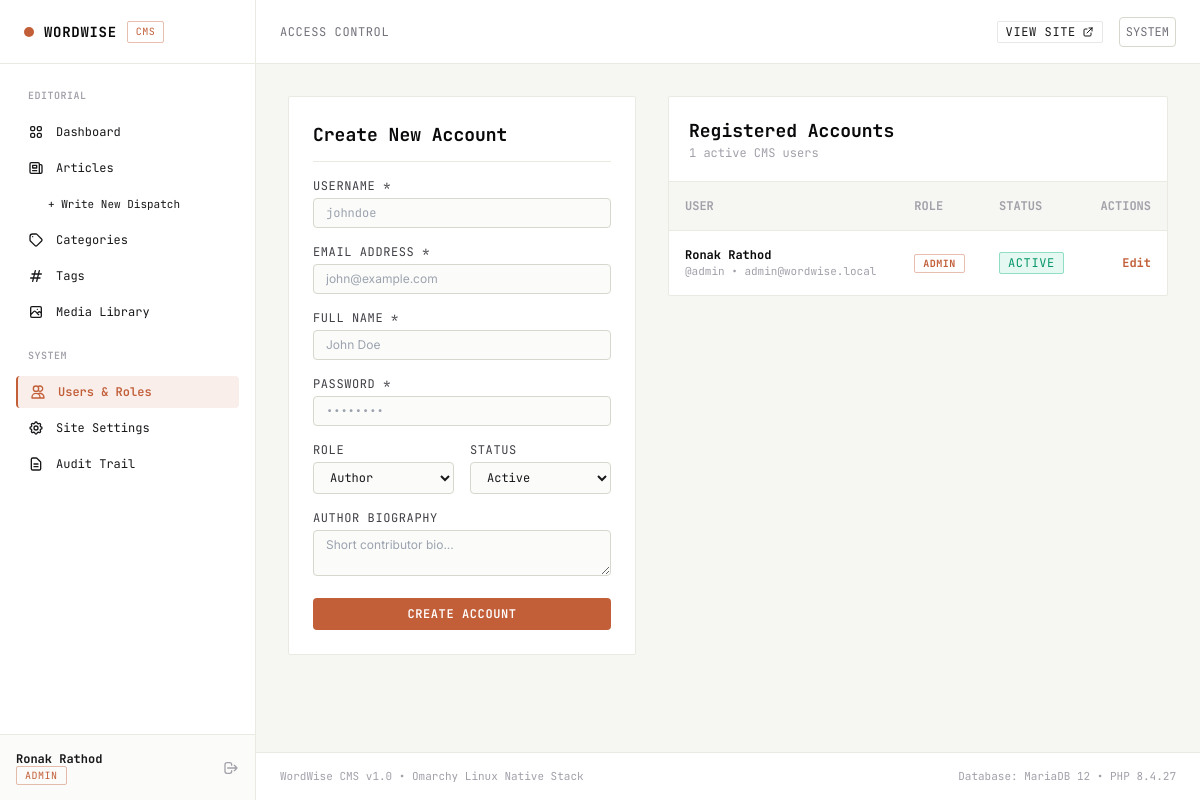
The page /admin/users.php (signed in) on the database its author committed.
### tables this page shows
CREATE TABLE `users` (
  `user_id` int(11) NOT NULL AUTO_INCREMENT,
  `username` varchar(50) NOT NULL,
  `email` varchar(100) NOT NULL,
  `email_verified_at` timestamp NULL DEFAULT NULL,
  `verification_token` varchar(100) DEFAULT NULL,
  `password_reset_token` varchar(100) DEFAULT NULL,
  `password_reset_expires_at` timestamp NULL DEFAULT NULL,
  `remember_token` varchar(100) DEFAULT NULL,
  `password` varchar(255) NOT NULL,
  `full_name` varchar(100) NOT NULL,
  `user_role` enum('admin','editor','author','reader') NOT NULL DEFAULT 'author',
  `user_image` varchar(255) DEFAULT 'images/favicon.png',
  `bio` text DEFAULT NULL,
  `status` enum('active','inactive') NOT NULL DEFAULT 'active',
  `created_at` timestamp NULL DEFAULT current_timestamp(),
  `updated_at` timestamp NULL DEFAULT current_timestamp() ON UPDATE current_timestamp(),
  PRIMARY KEY (`user_id`),
  UNIQUE KEY `username` (`username`),
  UNIQUE KEY `email` (`email`),
  KEY `idx_verification_token` (`verification_token`),
  KEY `idx_reset_token` (`password_reset_token`),
  KEY `idx_remember_token` (`remember_token`)
);

### includes/security.php (called while the page is built, shortened)
<?php
function e($value): string {
    return htmlspecialchars((string)($value ?? ''), ENT_QUOTES, 'UTF-8');
}

### includes/db.php (called while the page is built, shortened)
<?php
require_once __DIR__ . '/env.php';
$db_host = env('DB_HOST', 'localhost');
$db_user = env('DB_USER', 'root');
$db_pass = env('DB_PASS', '');
$db_name = env('DB_NAME', 'wordwise');
try {
    $dsn = "mysql:host={$db_host};dbname={$db_name};charset=utf8mb4";
    $options = [
        PDO::ATTR_ERRMODE            => PDO::ERRMODE_EXCEPTION,
        PDO::ATTR_DEFAULT_FETCH_MODE => PDO::FETCH_ASSOC,
        PDO::ATTR_EMULATE_PREPARES   => false,
    ];
    $pdo = new PDO($dsn, $db_user, $db_pass, $options);
} catch (PDOException $e) {
    die("Database PDO connection error: " . $e->getMessage());
}
function db_query(string $sql, array $params = []): PDOStatement {
    global $pdo;
    $stmt = $pdo->prepare($sql);
    $stmt->execute($params);
    return $stmt;
}
function db_fetch_all(string $sql, array $params = []): array {
    return db_query($sql, $params)->fetchAll();
}
require_once __DIR__ . '/security.php';

### admin/users.php (the view, shortened to what this page needs)
<?php
require_once __DIR__ . '/includes/admin_header.php';
$editUser = null;
$users = db_fetch_all("SELECT * FROM users ORDER BY created_at ASC");
?>
<div class="grid grid-cols-1 lg:grid-cols-12 gap-8">
  <div class="lg:col-span-5">
    <div class="editorial-card p-6 rounded-sm space-y-4">
      <div class="pb-3 border-b border-paper-200 dark:border-paper-800 flex items-center justify-between">
        <h2 class="font-mono font-bold text-lg text-ink-950 dark:text-ink-50">
          <?php echo $editUser ? 'Edit User: ' . e($editUser['username']) : 'Create New Account'; ?>
        </h2>
      </div>
      <form method="POST" action="/admin/users.php" class="space-y-4">
        <div>
          <label for="username" class="block font-mono text-xs uppercase tracking-wider text-ink-700 dark:text-ink-300 mb-1">
            Username *
          </label>
          <input
            type="text"
            name="username"
            id="username"
            required
            value="<?php echo e($editUser['username'] ?? ''); ?>"
            placeholder="johndoe"
            class="w-full px-3 py-1.5 text-xs font-mono bg-paper-50 dark:bg-paper-950 border border-paper-300 dark:border-paper-800 rounded focus:border-accent text-ink-900 dark:text-ink-100"
          >
        </div>
        <div>
          <label for="email" class="block font-mono text-xs uppercase tracking-wider text-ink-700 dark:text-ink-300 mb-1">
            Email Address *
          </label>
          <input
            type="email"
            name="email"
            id="email"
            required
            value="<?php echo e($editUser['email'] ?? ''); ?>"
            placeholder="john@example.com"
            class="w-full px-3 py-1.5 text-xs font-sans bg-paper-50 dark:bg-paper-950 border border-paper-300 dark:border-paper-800 rounded focus:border-accent text-ink-900 dark:text-ink-100"
          >
        </div>
        <div>
          <label for="full_name" class="block font-mono text-xs uppercase tracking-wider text-ink-700 dark:text-ink-300 mb-1">
            Full Name *
          </label>
          <input
            type="text"
            name="full_name"
            id="full_name"
            required
            value="<?php echo e($editUser['full_name'] ?? ''); ?>"
            placeholder="John Doe"
            class="w-full px-3 py-1.5 text-xs font-sans bg-paper-50 dark:bg-paper-950 border border-paper-300 dark:border-paper-800 rounded focus:border-accent text-ink-900 dark:text-ink-100"
          >
        </div>
        <div>
          <label for="password" class="block font-mono text-xs uppercase tracking-wider text-ink-700 dark:text-ink-300 mb-1">
            Password <?php echo $editUser ? '(leave blank to keep current)' : '*'; ?>
          </label>
          <input
            type="password"
            name="password"
            id="password"
            <?php echo $editUser ? '' : 'required'; ?>
            placeholder="&bull;&bull;&bull;&bull;&bull;&bull;&bull;&bull;"
            class="w-full px-3 py-1.5 text-xs font-mono bg-paper-50 dark:bg-paper-950 border border-paper-300 dark:border-paper-800 rounded focus:border-accent text-ink-900 dark:text-ink-100"
          >
        </div>
        <div class="grid grid-cols-2 gap-4">
          <div>
            <label for="user_role" class="block font-mono text-xs uppercase tracking-wider text-ink-700 dark:text-ink-300 mb-1">
              Role
            </label>
            <select name="user_role" id="user_role" class="w-full px-3 py-1.5 text-xs font-mono bg-paper-50 dark:bg-paper-950 border border-paper-300 dark:border-paper-800 rounded focus:border-accent text-ink-900 dark:text-ink-100">
              <option value="author" <?php echo ($editUser['user_role'] ?? '') === 'author' ? 'selected' : ''; ?>>Author</option>
            </select>
          </div>
          <div>
            <label for="status" class="block font-mono text-xs uppercase tracking-wider text-ink-700 dark:text-ink-300 mb-1">
              Status
            </label>
            <select name="status" id="status" class="w-full px-3 py-1.5 text-xs font-mono bg-paper-50 dark:bg-paper-950 border border-paper-300 dark:border-paper-800 rounded focus:border-accent text-ink-900 dark:text-ink-100">
              <option value="active" <?php echo ($editUser['status'] ?? '') === 'active' ? 'selected' : ''; ?>>Active</option>
            </select>
          </div>
        </div>
        <div>
          <label for="bio" class="block font-mono text-xs uppercase tracking-wider text-ink-700 dark:text-ink-300 mb-1">
            Author Biography
          </label>
          <textarea
            name="bio"
            id="bio"
            rows="2"
            placeholder="Short contributor bio..."
            class="w-full px-3 py-1.5 text-xs font-sans bg-paper-50 dark:bg-paper-950 border border-paper-300 dark:border-paper-800 rounded focus:border-accent text-ink-900 dark:text-ink-100"
          ><?php echo e($editUser['bio'] ?? ''); ?></textarea>
        </div>
        <button type="submit" class="w-full py-2 px-4 bg-accent hover:bg-accent-hover text-white font-mono text-xs uppercase tracking-wider font-semibold rounded transition-colors">
          <?php echo $editUser ? 'Update Account' : 'Create Account'; ?>
        </button>
      </form>
    </div>
  </div>
  <div class="lg:col-span-7">
    <div class="editorial-card rounded-sm overflow-hidden">
      <div class="p-5 border-b border-paper-200 dark:border-paper-800 flex items-center justify-between">
        <div>
          <h2 class="font-mono font-bold text-lg text-ink-950 dark:text-ink-50">Registered Accounts</h2>
          <p class="font-mono text-xs text-ink-400"><?php echo count($users); ?> active CMS users</p>
        </div>
      </div>
      <div class="overflow-x-auto">
        <table class="w-full text-left text-xs font-mono">
          <thead class="bg-paper-100 dark:bg-paper-950/60 border-b border-paper-200 dark:border-paper-800 text-ink-400 uppercase">
            <tr>
              <th class="p-4">User</th>
              <th class="p-4">Role</th>
              <th class="p-4">Status</th>
              <th class="p-4 text-right">Actions</th>
            </tr>
          </thead>
          <tbody class="divide-y divide-paper-200 dark:divide-paper-800">
            <?php foreach ($users as $u): ?>
              <tr class="hover:bg-paper-50 dark:hover:bg-paper-800/40 transition-colors">
                <td class="p-4">
                  <p class="font-bold text-ink-950 dark:text-ink-50"><?php echo e($u['full_name']); ?></p>
                  <p class="text-[11px] text-ink-400">@<?php echo e($u['username']); ?> &bull; <?php echo e($u['email']); ?></p>
                </td>
                <td class="p-4">
                  <span class="typewriter-badge uppercase text-[10px] text-accent border-accent/40 font-bold">
                    <?php echo e($u['user_role']); ?>
                  </span>
                </td>
                <td class="p-4">
                  <?php if ($u['status'] === 'active'): ?>
                    <span class="typewriter-badge text-emerald-600 border-emerald-500/40 bg-emerald-500/10">Active</span>
                  <?php else: ?>
                    <span class="typewriter-badge text-ink-400">Inactive</span>
                  <?php endif; ?>
                </td>
                <td class="p-4 text-right space-x-2">
                  <a href="/admin/users.php?edit=<?php echo $u['user_id']; ?>" class="text-accent hover:underline font-bold">Edit</a>
                </td>
              </tr>
            <?php endforeach; ?>
          </tbody>
        </table>
      </div>
    </div>
  </div>
</div>
<?php require_once __DIR__ . '/includes/admin_footer.php'; ?>

### rows shown on the page
users: full_name "Ronak Rathod", username "admin", email "admin@wordwise.local", user_role "ADMIN", status "ACTIVE"

### other values the page prints
$currentUser['full_name'] "Ronak Rathod"
$currentRole "ADMIN"
$pageHeader "ACCESS CONTROL"
count($users) "1"
PHP_VERSION "8.4.27"
